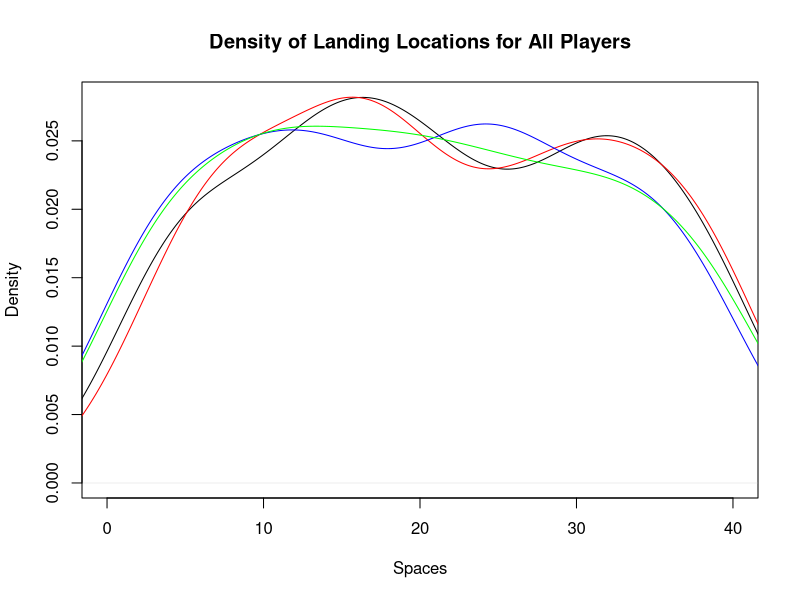
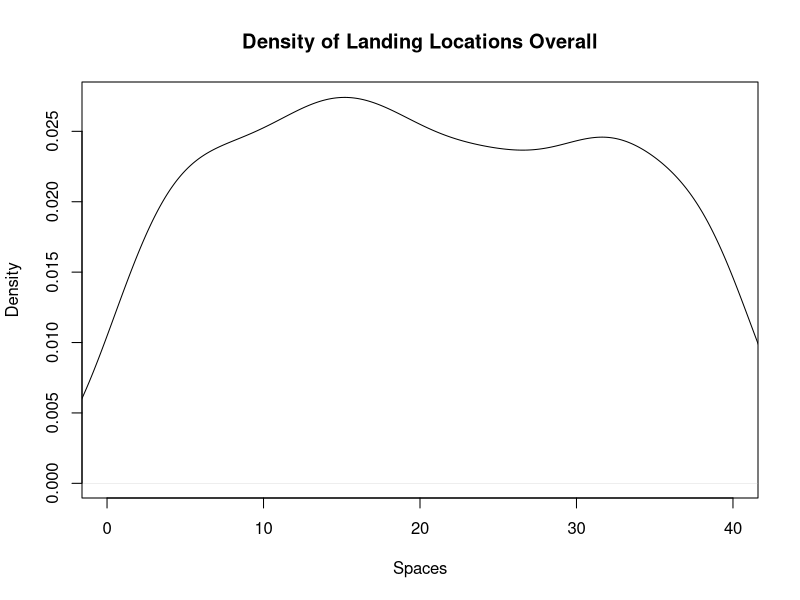
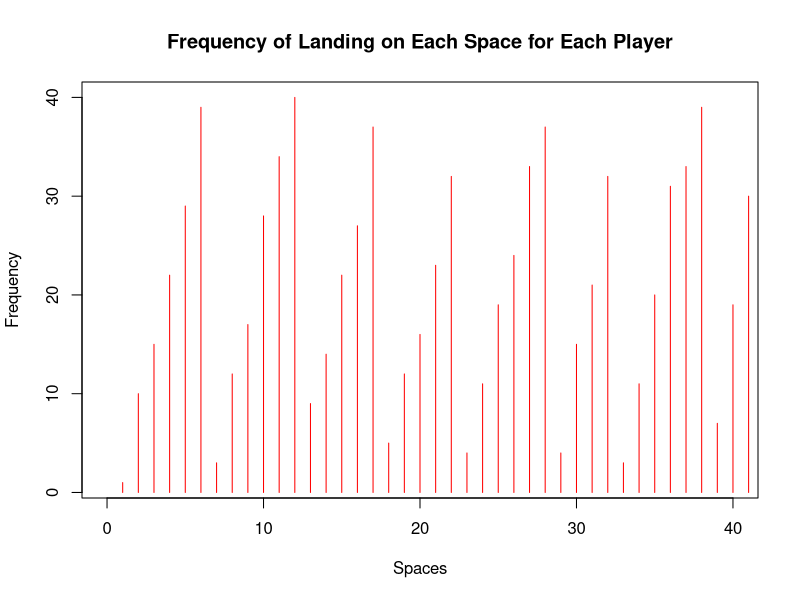
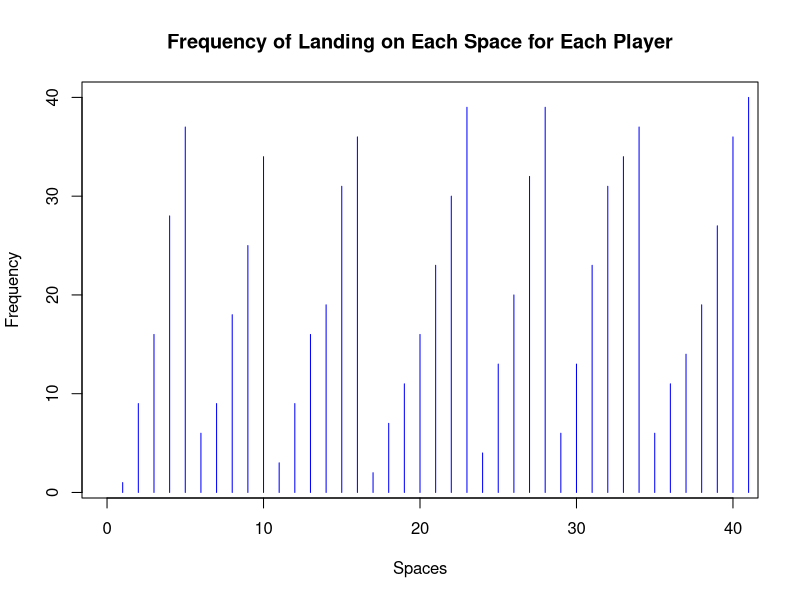
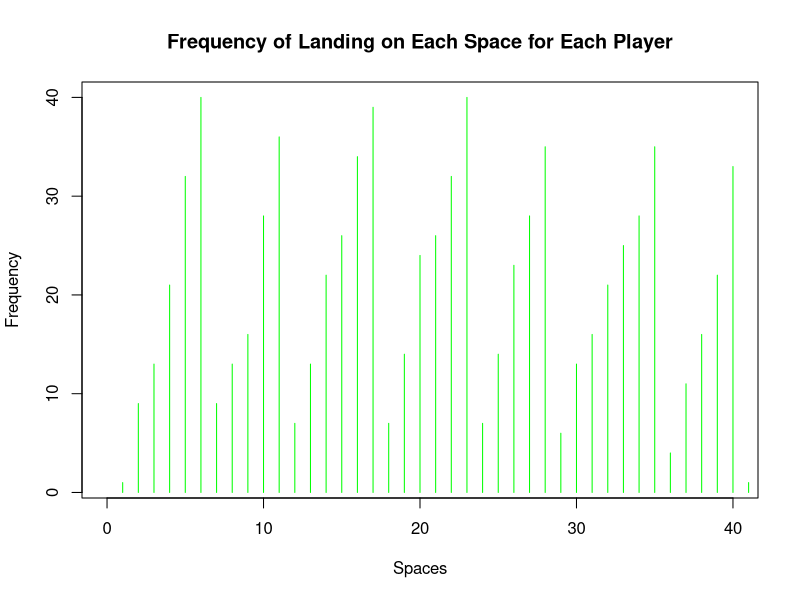
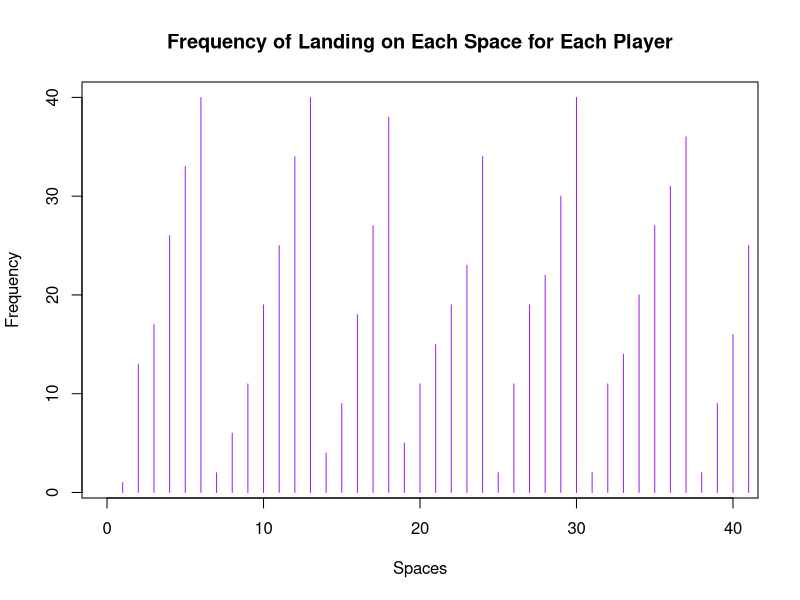
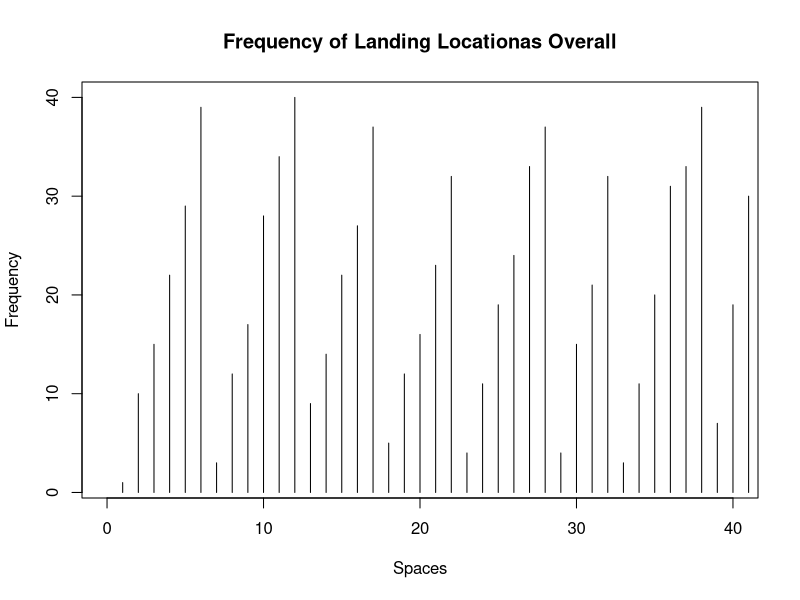
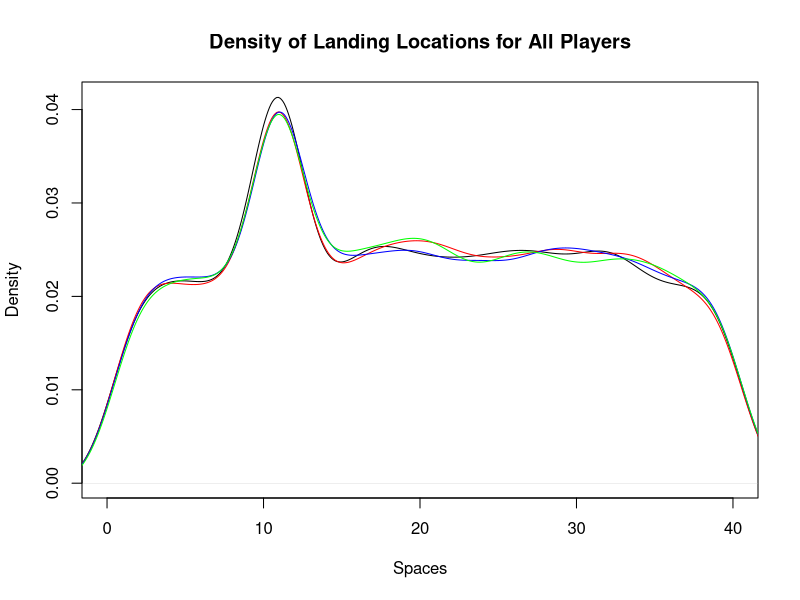

Source code (R) for these figures, in order:
## ---- chunk 1
knitr::opts_chunk$set(echo = TRUE)
## ---- chunk 2
library(dplyr)
library(ggplot2)
library(tidyverse)
## ---- chunk 3
monopolyBoard <- read.csv("MonopolyBoard.csv", header = T)
monopolyBoard
## ---- chunk 4
# Using dice rolls to determine where a player will land on the board
#input: "location", where the player is on the board
#output: the players new location on the board after the have rolled

#note that this is only accounting for standard dice rolls, no special rules yet...

lets_move = function(location) {
  dice_roll_1 <- sample(1:6, 1, replace = TRUE) #A random roll of a six-sided die
  dice_roll_2 <- sample(1:6, 1, replace = TRUE) #A random roll of a six-sided die
  
  roll_total <- sum(dice_roll_1, dice_roll_2) #The sum of the two rolls
  
  location = location + roll_total #Updating the player's location based on their rolls from the current turn
  
  if(location <= 40) { #if statement checking the players location
    location = location
  } else { #if the sum of the player's previous location and their rolls is greater than 40, this moves the player past GO and the start moving from space 1
    location = location - 40
  }
  
  print(location)
  
}

lets_move(20)
## ---- chunk 5
who_goes_first2 <- function(num_players){
  initial_rolls <- c()
  player_order <- length(num_players)
  for (i in 1:num_players) {
    player_i_roll <- sum(sample(1:6, 2, replace=TRUE))
    initial_rolls <- c(initial_rolls, player_i_roll) # vector of every player's first roll
  }
  
  if(sum(initial_rolls == max(initial_rolls)) >= 2){ # if more 1 person has the highest roll
    
    while (sum(initial_rolls == max(initial_rolls)) >= 2) { # keep rolling as long as players are tied
      tied_players <- which(initial_rolls==max(initial_rolls)) # identify which players tied

      tie_breaker_rolls <- c()
      for (i in tied_players) { # tied players roll again
       player_i_roll2 <- sum(sample(1:6, 2, replace=TRUE))
       tie_breaker_rolls <- c(tie_breaker_rolls, player_i_roll2)
       initial_rolls <- tie_breaker_rolls # update initial rolls
      }
    }
    highest_roll <- max(tie_breaker_rolls)
    highest_player <- tied_players[which(tie_breaker_rolls == highest_roll)]
  }
  
  else {
    highest_player <- which.max(initial_rolls) # who rolled the highest number
  
    # creating player order
    player_order[1] <- as.integer(highest_player)

    for (j in 2:num_players) {
    
      player_order[j] <- as.integer(player_order[j-1] + 1)
      if (player_order[j] > num_players) {
        player_order[j] <- 1
      }
    }
    #print(player_order)
  }
  playerlist <- (list(highest_player, player_order))
  return(playerlist)
}

who_goes_first2(4)
## ---- chunk 6
#A function to play Monopoly!
#Utilizes lets_move to move the players around the board
#input: "turns"; the amount of turns each player will take (i.e. the number of rounds in the game), "players"; a numeric value 1-4 representing the number of players in the game
#output: a dataframe showing each players' location after each of their turns; a density plot showing each players' location data throughout the game; a density plot showing the overall location data throughout the game

lets_play = function(turns, players) {
  
  location_data <- as.data.frame(matrix(nrow = turns, ncol = players)) # dataframe will keep data for locations of players for each turn
  
  # puts players in order
  colnames(location_data) <- who_goes_first2(players)[[2]]
  
  location = 1 #initializes the player at space 1 (i.e. GO!)
  location_data[1,] <- location

  for (i in 2:turns) { # iterates through number of turns
    for (j in 1:players) { # rotates through each player
      location = lets_move(location_data[i-1,j])[[1]] # takes location from lets_move2 function and assigns it to location
      location_data[i,j] <- as.integer(location) # puts location value into the dataframe of locations for each player
    }
  }
print(location_data) 


 ########################## plots ###############################

 #vector of colors
  colors <- c("red", "blue", "green","purple")
  
  # creates density plot of frequency of landing on each space for each player
  plot(density(location_data[,1]), xlim = c(0,40), col = "black", xlab="Spaces", main= "Density of Landing Locations for All Players")
  
  for (k in 2:players) {
    lines(density(location_data[,k]), col = colors[k-1]) # adds a density line for each player after the first
  }
  
  # creates density plot for total frequency landing on each space (all players spaces included)
  all_spaces <- as.vector(as.matrix(location_data))
  plot(density(all_spaces), xlim = c(0,40), col = "black", xlab="Spaces", main="Density of Landing Locations Overall")
  
  #creates frequency plot for frequency of landing on certain spaces for each player
  for(k in 1:players){
  plot(location_data[,k], xlim= c(0,40), col=colors[k], type="h", xlab="Spaces", ylab="Frequency", main="Frequency of Landing on Each Space for Each Player")
  }

  plot(all_spaces, xlim = c(0,40), col = "black", type="h", xlab = "Spaces", ylab = "Frequency", main = "Frequency of Landing Locationas Overall")
}

lets_play(100, 4)

## ---- chunk 7
#Double Down -- addition of jail and double rolls

#Incorporating double rolls and sending players to jail when the players are rolling and moving
#input: "location"; a numeric value 1 to 40; where the player in on the board
#output: the players new location on the board

lets_move2 = function(location) {
  dice_roll_1 <- sample(1:6, 1, replace = TRUE) #a standard, six-sided dice roll
  dice_roll_2 <- sample(1:6, 1, replace = TRUE) #a standard, six-sided dice roll
  
  roll_total <- sum(dice_roll_1, dice_roll_2) #the sum of the two dice rolls
  roll_double <- dice_roll_1 == dice_roll_2 #checking if the player rolled a double
  
    location = location + roll_total # updates location to be previous location + roll total
    double3 = "false" # double3 is assigned "true" if the player double rolls 3x (as seen in if statement below), otherwise it is assigned "false" 
    
  # first double roll -> roll again
  if (roll_double == TRUE) { #checks if the player rolled a double with their first two rolls. if "TRUE", the player rolls again
    dice_roll_3 <- sample(1:6, 1, replace = TRUE) #the player's third dice roll
    dice_roll_4 <- sample(1:6, 1, replace = TRUE) #the player's fourth dice roll
    
    roll_total2 <- sum(dice_roll_3, dice_roll_4) #the sum of the player's third and fourth rolls
    roll_double2 <- dice_roll_3 == dice_roll_4 #checks to see if the player rolled a double again
    
    location = location + roll_total2 #the player's new location
    double3 = "false"
    
    # if player is at a location past 40, subtract 40 so they go back to the GO space at location "41"
    # this is included in each if statement below so that it applies if player has to roll again
    if (location <= 40) { #checks to make sure that the player's location isn't over 40 (i.e not on the board)
      location = location
    } else { #If greater than 40, it subtracts 40 from location to allow player to continue to move on the board
      location = location - 40
    }
     
      # second double roll -> roll again
      if (roll_double2 == TRUE) { #if the player has rolled two doubles, they roll again
        dice_roll_5 <- sample(1:6, 1, replace = TRUE) #the player's fifth roll
        dice_roll_6 <- sample(1:6, 1, replace = TRUE) #the player's sixth roll
    
        roll_total3 <- sum(dice_roll_5, dice_roll_6) #the sum of the fifth and sixth roll
        roll_double3 <- dice_roll_5 == dice_roll_6 #checking to see if the player rolled a third double
    
        location = location + roll_total3 #the players new location
        double3 = "false"
        
        if (location <= 40) { #checks the player's location again
          location = location
        } else {
          location = location - 40
        }
        
        # third double roll -> go to jail
          if (roll_double3 == TRUE) { #checks if the player rolled three doubles in a row, if TRUE, the players goes to jail (space 11)
            location = monopolyBoard$spaces[monopolyBoard$name == "Jail"]
            double3 = "true"
          }
      }
  }  
    
  if (location <= 40) { #checks the players location on the board
    location = location
  } else {
    location = location - 40
  }
  
  listdata <- (list(location, double3)) # creates list for outputs "location" and "double3"
  # if you need to access location from this function, use lets_move2(location_data[i-1,j])[[1]]
  # if you need to access double3, use lets_move2(double3)[[2]]
  return(listdata)
  
}
## ---- chunk 8
#A function to move players around the board while incorporating double rolls and going to jail
#input: "turns"; the amount of turns each player takes (i.e. how many rounds the game is), "players"; a numeric value 1-4 representing the number of players in the game
#output: a dataframe showing each players' location after each of their turns; a density plot showing each players' location data throughout the game; a density plot showing the overall location data throughout the game

lets_play2 = function(turns, players) {
  
  
  location_data <- as.data.frame(matrix(nrow = turns, ncol = players)) # dataframe will keep data for locations of players for each turn
  double3data <- as.data.frame(matrix(nrow = turns, ncol = players)) # dataframe will say "true" if player double rolled 3x (which lands them in jail) and "false" if they didn't double roll 3x
  
    # puts players in order
    colnames(location_data) <- who_goes_first2(players)[[2]]
  
    location = 1 # each player starts at location 1
    location_data[1,] <- location
    double3 = 0 # initializing "double3" which will be later assigned a "true" or "false" based on if player double rolled 3x
  
    for (i in 2:turns) { # iterates through number of turns
      
        for (j in 1:players) { # rotates through each player
          
        location = lets_move2(location_data[i-1,j])[[1]] # takes location from lets_move2 function and assigns it to location
        location_data[i,j] <- as.integer(location) # puts location value into the dataframe of locations for each player
        double3data[i,j] <- lets_move2(double3)[[2]] # takes "true" or "false" value from double3 and adds it to double3data dataframe
        
      # deals with landing in jail from "go to jail" space and staying there for next 3 turns
      if (31 %in% location_data[i-1,j]) { # if you landed on 31 in the last turn (i-1 turn), you go to jail (space 11) for the ith turn
        location <- 11
        location_data[i,j] <- as.integer(location) # new location is 11
      } else if (11 %in% location_data[i-1,j] & 31 %in% location_data[i-2,j]) { # if you were on space 11 last turn AND you were on space 31 2 turns ago, you stay in jail (space 11) for turn i
        location <- 11
        location_data[i,j] <- as.integer(location)
      } else if (11 %in% location_data[i-2,j] & 31 %in% location_data[i-3,j]) {
        location <- 11
        location_data[i,j] <- as.integer(location)
      }
        
      # landing in jail from 3x double roll and staying there for next 3 turns
      if (11 %in% location_data[i,j] & "true" %in% double3data[i-1,j]) { # if player's location is 11 (jail) and double3data is"true" (player double rolled 3x), player stays in jail. all 3 if/else if statements keep player in jail for the next 3 turns
        location <- 11
        location_data[i,j] <- as.integer(location)
      } else if (11 %in% location_data[i-1,j] & "true" %in% double3data[i-2,j]) { # 
        location <- 11
        location_data[i,j] <- as.integer(location)
      } else if (11 %in% location_data[i-2,j] & "true" %in% double3data[i-3,j]) {
        location <- 11
        location_data[i,j] <- as.integer(location)
      }
        
    }
  }
  print(location_data)
  print(double3)
  
  
  ########################## plots ###############################

 #vector of colors
  colors <- c("red", "blue", "green","purple")
  
  # creates density plot of frequency of landing on each space for each player
  plot(density(location_data[,1]), xlim = c(0,40), col = "black", xlab="Spaces", main= "Density of Landing Locations for All Players")
  
  for (k in 2:players) {
    lines(density(location_data[,k]), col = colors[k-1]) # adds a density line for each player after the first
  }
  
  # creates density plot for total frequency landing on each space (all players spaces included)
  all_spaces <- as.vector(as.matrix(location_data))
  plot(density(all_spaces), xlim = c(0,40), col = "black", xlab="Spaces", main="Density of Landing Locations Overall")
  
  #creates frequency plot for frequency of landing on certain spaces for each player
  for(k in 1:players){
  plot(location_data[,k], xlim= c(0,40), col=colors[k], type="h", xlab="Spaces", ylab="Frequency", main="Frequency of Landing on Each Space for Each Player")
  }
  
  plot(all_spaces, xlim = c(0,40), col = "black", type="h", xlab = "Spaces", ylab = "Frequency", main = "Frequency of Landing Locationas Overall")
 
}
 
lets_play2(10000, 4)
## ---- chunk 9

Card_Numbers <- c(1, 2, 3, 4, 5, 6, 7, 8, 9, 10, 11, 12, 13, 14, 15, 16) # the card numbers

Chance_Cards <- c("Advance to Boardwalk", "Advance to Go (Collect $200)", "Advance to Illinois Avenue. If you pass Go, collect $200", "Advance to St. Charles Place. If you pass Go, collect $200", "Advance to the nearest Railroad. If unowned, you may buy it from the Bank. If owned, pay owner twice the rental to which they are otherwise entitled", "Advance to the nearest Railroad. If unowned, you may buy it from the Bank. If owned, pay owner twice the rental to which they are otherwise entitled", "Advance token to nearest Utility. If unowned, you may buy it from the Bank. If owned, throw dice and pay owner a total ten times amount thrown", "Bank pays you dividend of $50", "Get Out of Jail Free", "Go Back 3 Spaces", "Go to Jail. Go directly to Jail, do not pass Go, do not collect $200", "Make general repairs on all your property. For each house pay $25. For each hotel pay $100", "Speeding fine $15", "Take a trip to Reading Railroad. If you pass Go, collect $200", "You have been elected Chairman of the Board. Pay each player $50", "Your building loan matures. Collect $150") # the card information

Chance <- data.frame(Chance_Cards, Card_Numbers) #a dataframe associating each chance card with a number



Community_Chest_Cards <- c("Advance to Go (Collect $200)", "Bank error in your favor. Collect $200", "Doctor’s fee. Pay $50", "From sale of stock you get $50", "Get Out of Jail Free", "Go to Jail. Go directly to jail, do not pass Go, do not collect $200", "Holiday fund matures. Receive $100", "Income tax refund. Collect $20", "It is your birthday. Collect $10 from every player", "Life insurance matures. Collect $100", "Pay hospital fees of $100", "Pay school fees of $50", "Receive $25 consultancy fee", "You are assessed for street repair. $40 per house. $115 per hotel", "You have won second prize in a beauty contest. Collect $10", "You inherit $100") # the card information

Community_Chest <- data.frame(Community_Chest_Cards, Card_Numbers) #a dataframe associating each community chest card with a number
## ---- chunk 10
#A function that randomly selects a numeric value 1:16 representing a Chance card and updates the player's location based on the card information
#input: "location"; a numeric value 1:40 representing the player's location on the board
#output: the player's new location on the board

Drawing_Chance = function(location) {
  location = location #the player's current location
  draw_card <- sample(1:16, 1, replace = TRUE) #randomly selecting a card from 1:16
  player_card <- Chance$Chance_Cards[draw_card] #finding the card in the Chance deck
  print(player_card)

#The following if statements update the player's location based on the card that was drawn (if applicable)  
      if(draw_card == 1) {
        location = 1
      }
      
      if(draw_card == 2) {
        location = 1
      }
      
      if(draw_card == 3) {
        location = 25
      }
  
      if(draw_card == 4){
        location = 12
      }
    
      if(draw_card == 5){ #takes into account which space the player is nearest to to determine updated location
        if(location >= 37 && location <= 5){
              location = 6
            } else {
              if (location >= 6 && location <= 15){
                location = 16
              } else {
                if(location >= 16 && location <= 25){
                  location = 26
                } else {
                  location = 36
                }
              }
            }
    }
  
    if(draw_card == 6){ #takes into account which space the player is nearest to to determine updated location
        if(location >= 37 && location <= 5){
              location = 6
            } else {
              if (location >= 6 && location <= 15){
                location = 16
              } else {
                if(location >= 16 && location <= 25){
                  location = 26
                } else {
                  location = 36
                }
              }
            }
    }
  
    if(draw_card == 7){ #takes into account which space the player is nearest to to determine updated location
        if(location >= 29 && location <= 12){
              location = 13
            } else {
              location = 29
    }
  }
  
    if(draw_card == 11) {
      location = 11
    }
  
    if(draw_card == 14) {
      location = 6
    }
  
    if(draw_card == 10) {
      location = location - 3
    }
  
    location = location
    return(location)
}


#A function that randomly selects a numeric value 1:16 representing a Community Chest card and updates the player's location based on the card information
#input: "location"; a numeric value 1:40 representing the player's location on the board
#output: the player's new location on the board

Drawing_Community_Chest = function(location) {
  location = location #the player's current location
  draw_card_chest <- sample(1:16, 1, replace = TRUE) #randomly selecting a card from 1:16
  player_card_chest <- Community_Chest$Community_Chest_Cards[draw_card_chest] #finding the card in the Community Chest deck
  print(player_card_chest)

#The following if statements update the player's location based on the card that was drawn (if applicable) 
  if (draw_card_chest == 1) {
    location = 1
  } else {
    if (draw_card_chest == 6) {
    location = 11
    } else {
      location = location
    }
  
  }
  
  location = location 
  return(location)
}
## ---- chunk 11
#A function that expands on lets_move2 to add the actions of Community Chest and Chance spaces and their respective cards
#input: "location"; a numeric value 1 to 40; where the player in on the board
#output: the players new location on the board

lets_move3 = function(location) {
  dice_roll_1 <- sample(1:6, 1, replace = TRUE) 
  dice_roll_2 <- sample(1:6, 1, replace = TRUE) 
  
  roll_total <- sum(dice_roll_1, dice_roll_2)
  roll_double <- dice_roll_1 == dice_roll_2
  
    location = location + roll_total
    double3 = "false"


  if (location <= 40) {
      location = location
  } else {
      location = location - 40
  }
   
  
  if(location == 8 || location == 23 || location == 27) { #check's if the player's location is a Chance space
    location = Drawing_Chance(location) #if TRUE, the player draws a Chance card using the Drawing_Chance function which updates their location
  }
  
  if(location == 3 || location == 18 || location == 34) { #check's if the player's location is a Community Chest space
    location = Drawing_Community_Chest(location) #if TRUE, the player draws a Community Chest card using the Drawing_Community_Chest which updates their location
  }
    
  # first double roll -> roll again
  if (roll_double == TRUE) {
    dice_roll_3 <- sample(1:6, 1, replace = TRUE)
    dice_roll_4 <- sample(1:6, 1, replace = TRUE)
    
    roll_total2 <- sum(dice_roll_3, dice_roll_4)
    roll_double2 <- dice_roll_3 == dice_roll_4
    
    location = location + roll_total2
    double3 = "false"
    
    if (location <= 40) {
      location = location
    } else {
      location = location - 40
    }
    
    
    if(location == 8 || location == 23 || location == 27) { #check's if the player's location is a Chance space
    location = Drawing_Chance(location) #if TRUE, the player draws a Chance card using the Drawing_Chance function which updates their location
    }
  
  if(location == 3 || location == 18 || location == 34) { #check's if the player's location is a Community Chest space
    location = Drawing_Community_Chest(location) #if TRUE, the player draws a Community Chest card using the Drawing_Community_Chest which updates their location
    }
     
      # second double roll -> roll again
      if (roll_double2 == TRUE) {
        dice_roll_5 <- sample(1:6, 1, replace = TRUE)
        dice_roll_6 <- sample(1:6, 1, replace = TRUE)
    
        roll_total3 <- sum(dice_roll_5, dice_roll_6)
        roll_double3 <- dice_roll_5 == dice_roll_6
    
        location = location + roll_total3
        double3 = "false"
        
        if (location <= 40) {
          location = location
        } else {
          location = location - 40
        }
        
        if(location == 8 || location == 23 || location == 27) { #check's if the player's location is a Chance space
          location = Drawing_Chance(location) #if TRUE, the player draws a Chance card using the Drawing_Chance function which updates their location
        }
  
        if(location == 3 || location == 18 || location == 34) { #check's if the player's location is a Community Chest space
          location = Drawing_Community_Chest(location) #if TRUE, the player draws a Community Chest card using the Drawing_Community_Chest which updates their location
         
        }
        
        # third double roll -> go to jail
          if (roll_double3 == TRUE) {
            location = monopolyBoard$spaces[monopolyBoard$name == "Jail"]
            double3 = "true"

          }
      }
  }  
   
  location = location 

  listdata <- (list(location, double3))
  return(listdata)
  
}
